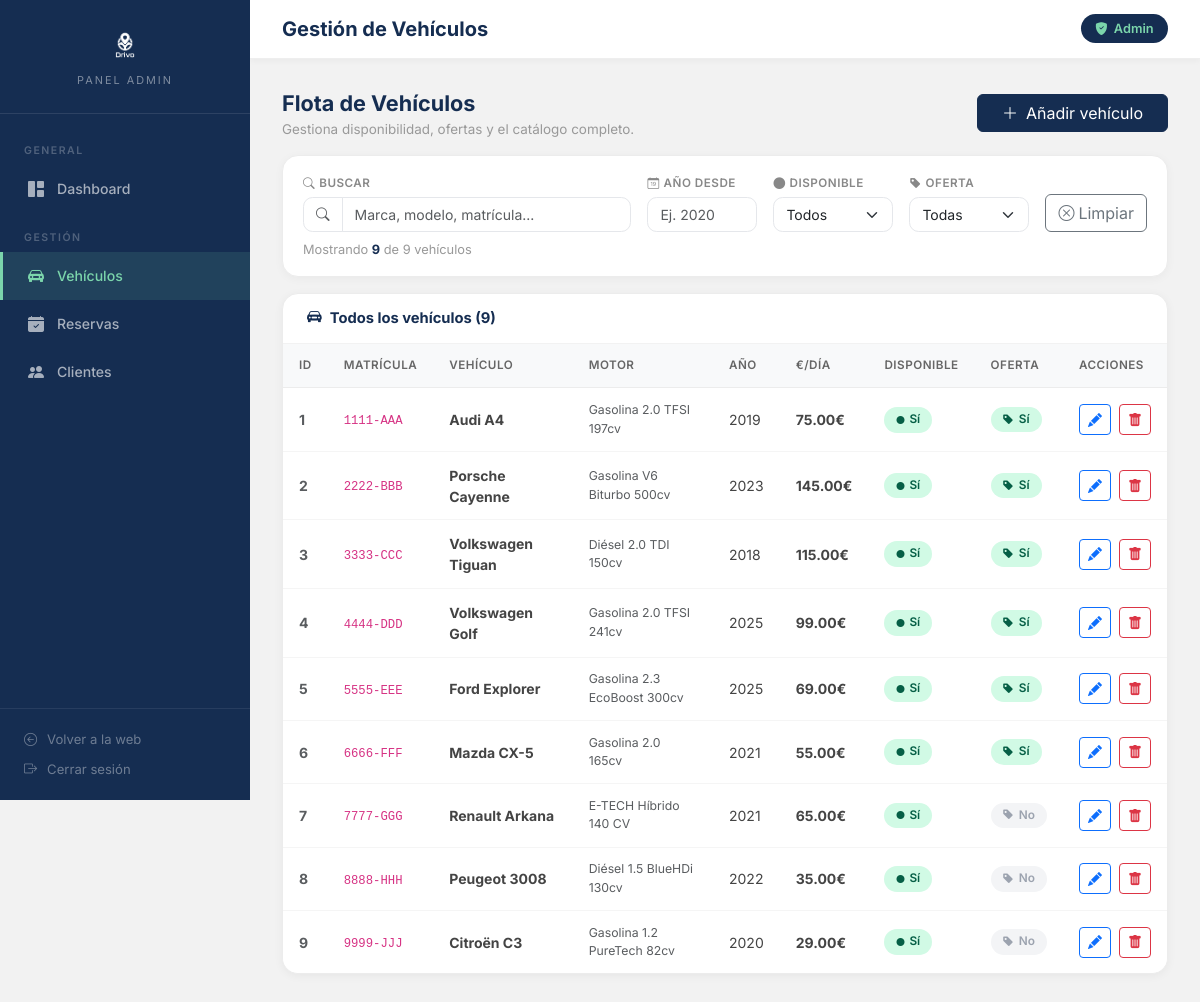
The app's page /Controller/admin/vehiculos.php (signed in), older data.
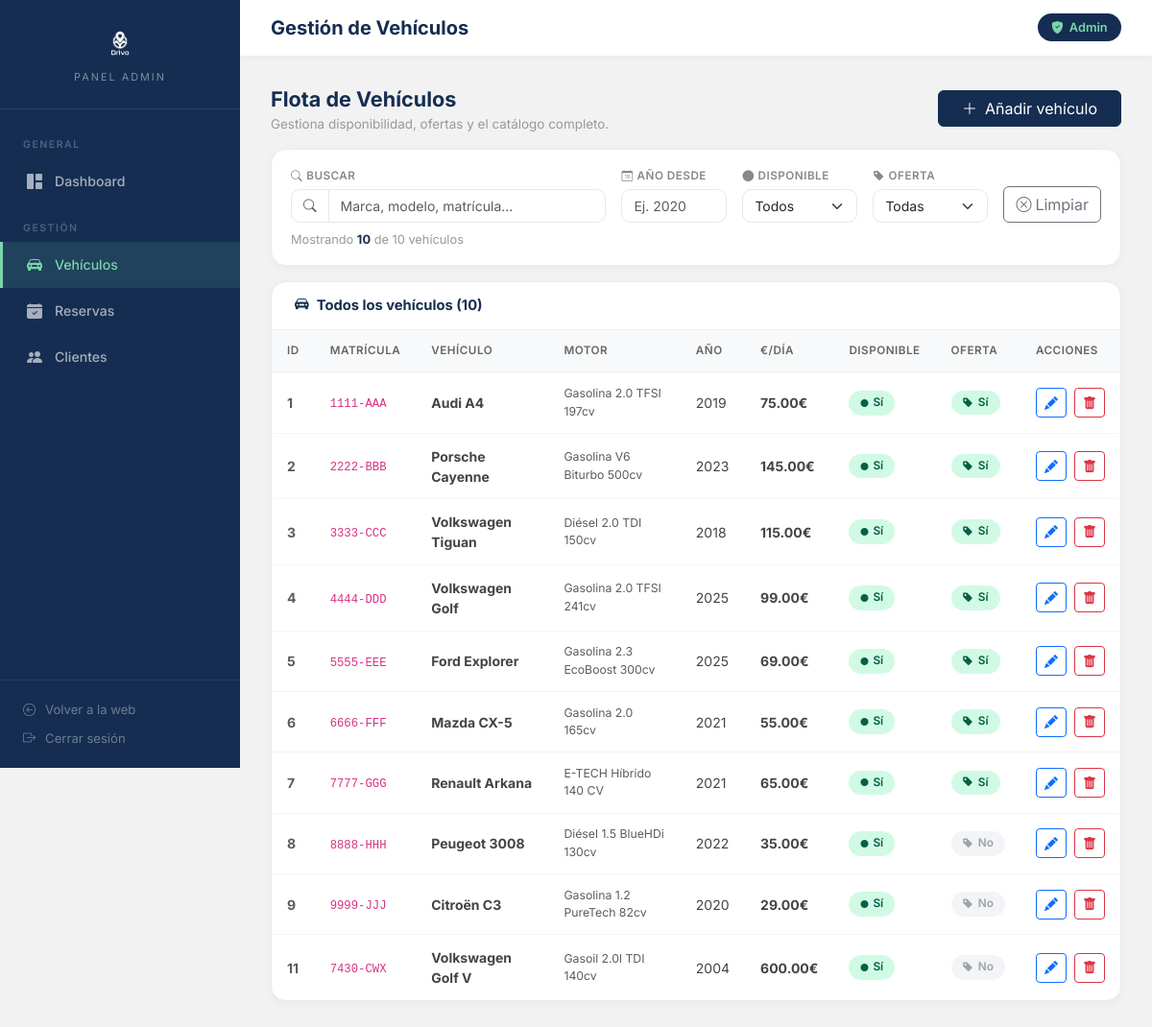
The same page, newer data.
### tables this page shows
CREATE TABLE IF NOT EXISTS `flota` (
  `id` int(11) NOT NULL AUTO_INCREMENT,
  `matricula` varchar(15) NOT NULL,
  `marca` varchar(50) NOT NULL,
  `modelo` varchar(50) NOT NULL,
  `motor` varchar(100) NOT NULL,
  `cambios` varchar(50) NOT NULL,
  `traccion` varchar(50) NOT NULL,
  `llantas` int(2) NOT NULL DEFAULT 17,
  `anio` int(4) NOT NULL,
  `precio_dia` decimal(8,2) NOT NULL DEFAULT 0.00,
  `imagen` varchar(255) DEFAULT 'default.jpg',
  `disponible` tinyint(1) NOT NULL DEFAULT 1,
  `oferta` tinyint(1) NOT NULL DEFAULT 0,
  PRIMARY KEY (`id`),
  UNIQUE KEY `matricula` (`matricula`)
);

### Controller/admin/vehiculos.php (called while the page is built, shortened)
<?php
require_once '../../Model/Vehiculo.php';
$coches = Vehiculo::getAll();
include '../../View/admin/vehiculos_view.php';

### Model/Vehiculo.php (called while the page is built, shortened)
<?php
class Vehiculo {
    private $id;
    private $matricula;
    private $marca;
    private $modelo;
    private $motor;
    private $anio;
    private $precio_dia;
    private $disponible;
    private $oferta;
    public function __construct($matricula = "", $marca = "", $modelo = "", $motor = "", $cambios = "", $traccion = "", $llantas = 17, $anio = 0, $precio_dia = 0.0, $imagen = "default.jpg", $disponible = 1, $oferta = 0, $id = null) {
        $this->id = $id;
        $this->matricula = $matricula;
        $this->marca = $marca;
        $this->modelo = $modelo;
        $this->motor = $motor;
        $this->anio = $anio;
        $this->precio_dia = $precio_dia;
        $this->disponible = $disponible;
        $this->oferta = $oferta;
    }
    public function getId() { return $this->id; }
    public function getMatricula() { return $this->matricula; }
    public function getMotor() { return $this->motor; }
    public function getAnio() { return $this->anio; }
    public function getPrecioDia() { return $this->precio_dia; }
    public function getDisponible() { return $this->disponible; }
    public function getOferta() { return $this->oferta; }
    public function getNombreCompleto() {
        return $this->marca . ' ' . $this->modelo;
    }
    public static function getAll() {
        $conexion = DrivoDB::connectDB();
        $consulta = "SELECT * FROM flota";
        $resultado = $conexion->query($consulta);
        $vehiculos = [];
        while ($registro = $resultado->fetch(PDO::FETCH_OBJ)) {
            $vehiculos[] = new Vehiculo(
                $registro->matricula, $registro->marca, $registro->modelo,
                $registro->motor, $registro->cambios, $registro->traccion,
                $registro->llantas, $registro->anio, $registro->precio_dia,
                $registro->imagen, $registro->disponible, $registro->oferta, $registro->id
            );
        }
        return $vehiculos;
    }
}
?>

### View/admin/vehiculos_view.php (the view, shortened to what the changed rows need)
<?php
include 'layout_top.php';
?>
<div class="filter-bar mb-3">
    <div class="d-flex gap-3 align-items-end flex-wrap">
        <div style="flex:1; min-width:200px">
        </div>
        <div>
        </div>
        <div>
        </div>
        <div>
        </div>
        <div>
        </div>
    </div>
    <p class="filter-count mb-0 mt-2">
        Mostrando <span id="count-vehiculos"><?= count($coches) ?></span> de <?= count($coches) ?> vehículos
    </p>
</div>
<div class="admin-table-card">
    <div class="table-card-header">
        <h5><i class="bi bi-car-front-fill me-2"></i>Todos los vehículos (<?= count($coches) ?>)</h5>
    </div>
    <div class="table-responsive">
        <table class="table table-hover" id="tabla-vehiculos">
            <thead>
                <tr>
                    <th>ID</th>
                    <th>Matrícula</th>
                    <th>Vehículo</th>
                    <th>Motor</th>
                    <th>Año</th>
                    <th>€/día</th>
                    <th>Disponible</th>
                    <th>Oferta</th>
                    <th>Acciones</th>
                </tr>
            </thead>
            <tbody>
                <?php foreach ($coches as $coche): ?>
                    <tr data-disponible="<?= $coche->getDisponible() ? 'si' : 'no' ?>"
                        data-oferta="<?= $coche->getOferta() ? 'si' : 'no' ?>"
                        data-anio="<?= $coche->getAnio() ?>">
                        <td class="text-muted fw-bold"><?= $coche->getId() ?></td>
                        <td><code><?= htmlspecialchars($coche->getMatricula()) ?></code></td>
                        <td class="fw-bold"><?= htmlspecialchars($coche->getNombreCompleto()) ?></td>
                        <td class="text-muted small"><?= htmlspecialchars($coche->getMotor()) ?></td>
                        <td><?= $coche->getAnio() ?></td>
                        <td class="fw-bold"><?= $coche->getPrecioDia() ?>€</td>
                        <td>
                            <form method="POST" action="/Proyecto/Controller/admin/vehiculos.php" style="display:inline">
                                <button type="submit" class="btn-toggle <?= $coche->getDisponible() ? 'on' : 'off' ?>">
                                    <i class="bi bi-circle-fill" style="font-size:0.5rem"></i>
                                    <?= $coche->getDisponible() ? 'Sí' : 'No' ?>
                                </button>
                            </form>
                        </td>
                        <td>
                            <form method="POST" action="/Proyecto/Controller/admin/vehiculos.php" style="display:inline">
                                <button type="submit" class="btn-toggle <?= $coche->getOferta() ? 'on' : 'off' ?>">
                                    <i class="bi bi-tag-fill" style="font-size:0.7rem"></i>
                                    <?= $coche->getOferta() ? 'Sí' : 'No' ?>
                                </button>
                            </form>
                        </td>
                        <td>
                            <div class="d-flex gap-2">
                                <a href="/Proyecto/Controller/admin/vehiculo_form.php?id=<?= $coche->getId() ?>"
                                   class="btn btn-sm btn-outline-primary" title="Editar">
                                    <i class="bi bi-pencil-fill"></i>
                                </a>
                                <form method="POST" action="/Proyecto/Controller/admin/vehiculos.php"
                                      onsubmit="return confirm('¿Eliminar <?= htmlspecialchars($coche->getNombreCompleto()) ?>? Esta acción no se puede deshacer.')">
                                    <button type="submit" class="btn btn-sm btn-outline-danger" title="Eliminar">
                                        <i class="bi bi-trash-fill"></i>
                                    </button>
                                </form>
                            </div>
                        </td>
                    </tr>
                <?php endforeach; ?>
            </tbody>
        </table>
    </div>
</div>
<?php include 'layout_bottom.php'; ?>

Row changes from the older to the newer data that the page shows:
changed flota "Renault Arkana": oferta "No" → "Sí"
added flota: id "11", matricula "7430-CWX", $coche->getNombreCompleto() "Volkswagen Golf V", motor "Gasoil 2.0l TDI 140cv", anio "2004", precio_dia "600.00", disponible "Sí", oferta "No"
Text that changed along with them:
count($coches): "9" → "10"
